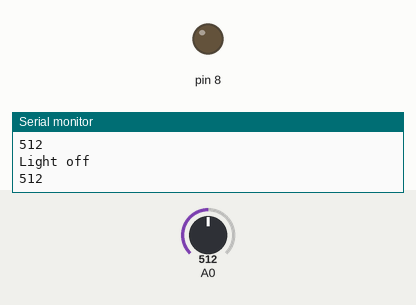
Recording of a sketch running on a simulated Arduino Uno, built with avr-gcc and run on an emulated ATmega328P. On the bench: output pins drawn as LEDs (lit = HIGH), the last lines printed to the serial monitor. The inputs (shaded band) are chosen by the test bench; at power-on: A0 = 512.

Above: at 1.2 s.
1.3 s: A0 set to 1014
2.8 s: A0 set to 1023
At 3.4 s:
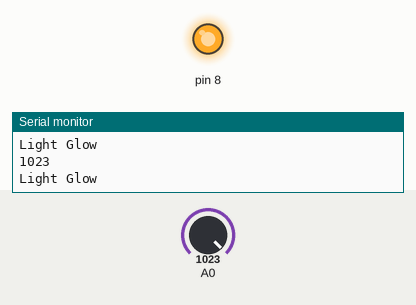
Timing chart, 0 to 5.8 s (numbered marks = the images above; inputs shaded):
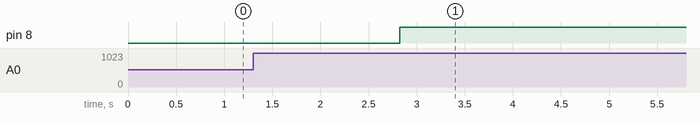

Measured:
- the behaviour switches between 1022 and 1023 on A0 (found by bisection; images 0 and 1)
- after the input at 2.8 s, pin 8: LOW → HIGH at once

The sketch:

hash_1_4.ino
```cpp
void setup() {
  // put your setup code here, to run once:
  Serial.begin(9600);
 pinMode(8, OUTPUT);
}

void loop() {
  // put your main code here, to run repeatedly:
  int x = analogRead(A0);
  Serial.println(x);
  if(x == 1023){
    digitalWrite(8,HIGH);
    Serial.println("Light Glow");
  }
  else{
    digitalWrite(8,LOW);
    Serial.println("Light off");
  }
}
```
